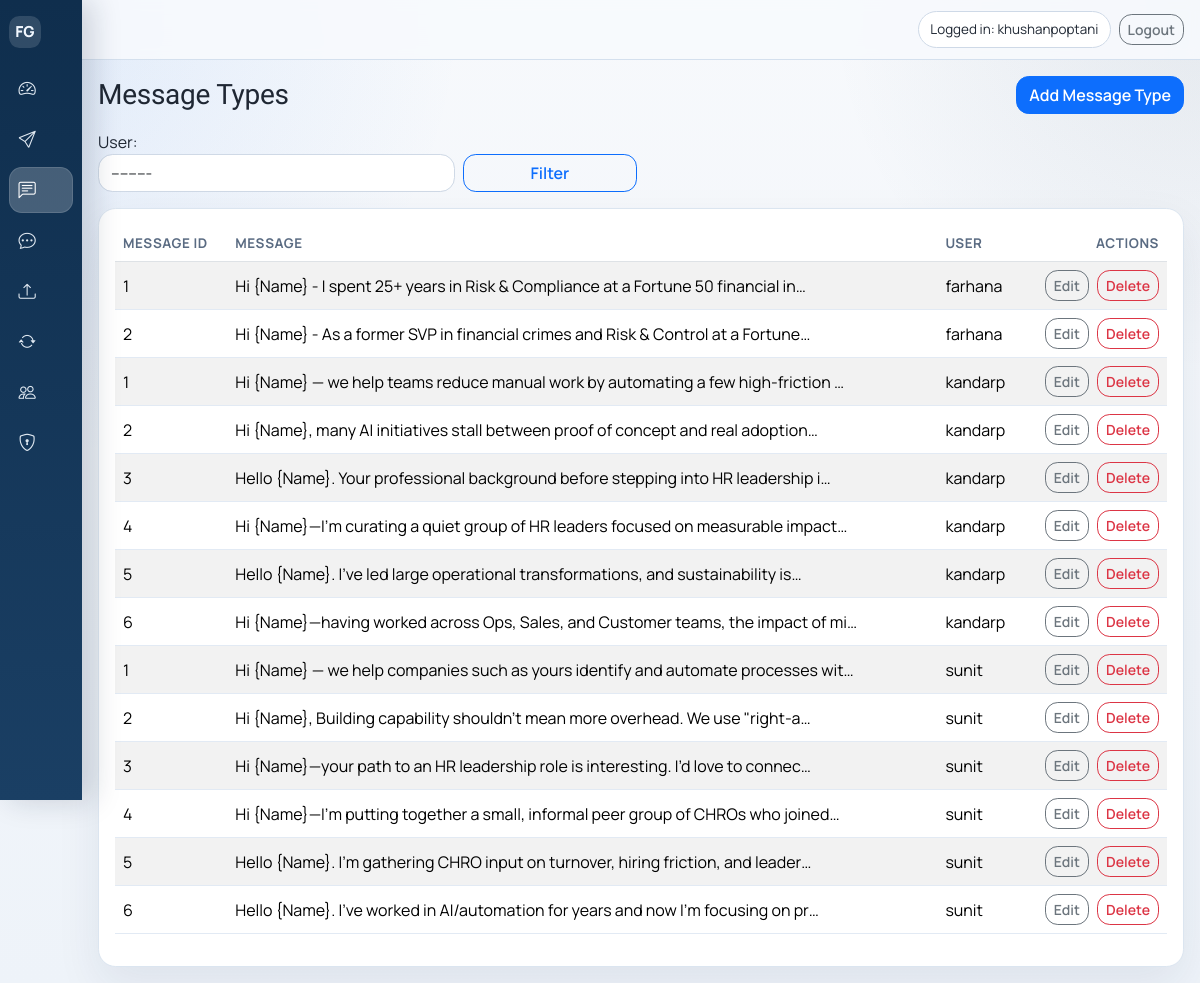
Screenshot of /message-types/ (signed in) with the database file from the repository.
### tracker/models.py (models this page shows, shortened)
class MessageType(models.Model):
    message_id = models.CharField(max_length=100)
    message = models.TextField()
    user = models.ForeignKey(User, on_delete=models.CASCADE, related_name="message_types")
    created_at = models.DateTimeField(auto_now_add=True)
    updated_at = models.DateTimeField(auto_now=True)
    class Meta:
        ordering = ["user__username", "message_id"]
        constraints = [
            models.UniqueConstraint(
                fields=["message_id", "user"],
                name="unique_message_id_per_user",
            )
        ]

### tracker/views.py (the view)
# urls.py: path("message-types/", views.message_type_list, name="message_type_list"),
@login_required
def message_type_list(request):
    user_filter_form = UserFilterForm(request.GET or None)
    message_types = MessageType.objects.select_related("user")
    if user_filter_form.is_valid() and user_filter_form.cleaned_data.get("user"):
        message_types = message_types.filter(user=user_filter_form.cleaned_data["user"])
    return render(
        request,
        "tracker/message_type_list.html",
        {"message_types": message_types, "user_filter_form": user_filter_form},
    )

### tracker/forms.py
class UserFilterForm(BootstrapFormMixin, forms.Form):
    user = forms.ModelChoiceField(queryset=User.objects.filter(is_active=True), required=False)

### templates/tracker/message_type_list.html
{% extends 'base.html' %}
{% block content %}
<div class="d-flex justify-content-between align-items-center flex-wrap gap-2 mb-3">
  <h1 class="h3 mb-0">Message Types</h1>
  <a href="{% url 'message_type_create' %}" class="btn btn-primary">Add Message Type</a>
</div>
<form method="get" class="row g-2 mb-3 align-items-end">
  <div class="col-12 col-md-5 col-lg-4">
    {{ user_filter_form.user.label_tag }}
    {{ user_filter_form.user }}
  </div>
  <div class="col-12 col-md-3 col-lg-2">
    <button type="submit" class="btn btn-outline-primary w-100">Filter</button>
  </div>
</form>
<div class="card dashboard-card">
  <div class="card-body table-responsive">
    <table class="table table-striped align-middle">
      <thead>
        <tr>
          <th>Message ID</th>
          <th>Message</th>
          <th>User</th>
          <th class="text-end">Actions</th>
        </tr>
      </thead>
      <tbody>
        {% for row in message_types %}
          <tr>
            <td>{{ row.message_id }}</td>
            <td>{{ row.message|truncatechars:80 }}</td>
            <td>{{ row.user.username }}</td>
            <td>
              <div class="d-flex justify-content-end flex-wrap gap-2">
                <a href="{% url 'message_type_edit' row.id %}" class="btn btn-sm btn-outline-secondary">Edit</a>
                <a href="{% url 'message_type_delete' row.id %}" class="btn btn-sm btn-outline-danger">Delete</a>
              </div>
            </td>
          </tr>
        {% empty %}
          <tr><td colspan="4" class="text-center text-muted">No message types found.</td></tr>
        {% endfor %}
      </tbody>
    </table>
  </div>
</div>
{% endblock %}

### templates/base.html (shortened to what this page needs)
<!doctype html>
<html lang="en">
<head>
  <link href="https://cdn.jsdelivr.net/npm/bootstrap@5.3.3/dist/css/bootstrap.min.css" rel="stylesheet">
  <link href="https://cdn.jsdelivr.net/npm/bootstrap-icons@1.11.3/font/bootstrap-icons.min.css" rel="stylesheet">
</head>
<body>
  {% if user.is_authenticated %}
    <div class="app-shell">
      <aside class="app-sidebar d-none d-lg-flex flex-column">
        <div class="sidebar-header">
          <a class="brand-mark" href="{% url 'dashboard' %}">
            <span class="brand-dot">FG</span>
          </a>
        </div>
        <nav class="app-nav">
          {% include 'tracker/_nav_links.html' %}
        </nav>
      </aside>
      <div class="app-main">
        <header class="app-topbar">
          <div class="app-topbar-inner">
            <div class="d-flex align-items-center gap-2">
              <span class="auth-pill" title="{{ user.get_full_name|default:user.username }}">Logged in: {{ user.get_full_name|default:user.username }}</span>
              <form method="post" action="{% url 'logout' %}" class="m-0">
                <button type="submit" class="btn btn-outline-secondary btn-sm">Logout</button>
              </form>
            </div>
          </div>
        </header>
        <main class="content-wrap">
          <div class="container-fluid">
  {% else %}
    <main class="public-wrap">
      <div class="container">
  {% endif %}
            {% block content %}{% endblock %}
  {% if user.is_authenticated %}
          </div>
        </main>
      </div>
    </div>
  {% else %}
      </div>
    </main>
  {% endif %}
</body>
</html>

### templates/base.html (style rules this page uses)
:root { --brand-ink: #0f2e4d; --brand-ink-soft: #1a3f64; --brand-card: #ffffff; --brand-text: #1f2733; --brand-border: #dbe5f0; --brand-shadow: 0 18px 45px rgba(21, 42, 73, 0.08); --radius-md: 0.9rem; --radius-lg: 1.1rem; --sidebar-width: 272px; --sidebar-collapsed-width: 82px; }
html, body { min-height: 100%; }
body { margin: 0; color: var(--brand-text); background: radial-gradient(circle at 0% 0%, rgba(31, 115, 233, 0.11), rgba(31, 115, 233, 0) 30%), radial-gradient(circle at 100% 0%, rgba(15, 46, 77, 0.08), rgba(15, 46, 77, 0) 24%), linear-gradient(180deg, #f7f9fc 0%, #eef3f9 100%); font-family: "Manrope", "Avenir Next", "Segoe UI", sans-serif; }
h1, h2, h3, h4, h5, h6 { font-family: "Sora", "Manrope", sans-serif; letter-spacing: -0.01em; }
.dashboard-card { border: 1px solid var(--brand-border); border-radius: var(--radius-lg); box-shadow: var(--brand-shadow); background: var(--brand-card); }
.form-control, .form-select { border-radius: var(--radius-md); border-color: #cfd9e6; }
.btn { border-radius: 0.8rem; font-weight: 600; }
.app-shell { display: flex; min-height: 100vh; width: 100%; }
.app-sidebar { width: var(--sidebar-collapsed-width); background: linear-gradient(180deg, var(--brand-ink) 0%, var(--brand-ink-soft) 100%); color: #f2f8ff; padding: 1rem 0.55rem; position: sticky; top: 0; height: 100vh; overflow-y: auto; box-shadow: 10px 0 30px rgba(14, 36, 61, 0.18); z-index: 1030; transition: width 0.24s ease, padding 0.24s ease; }
.sidebar-header { display: flex; align-items: center; justify-content: center; margin-bottom: 1.15rem; }
.brand-mark { display: flex; align-items: center; gap: 0.65rem; justify-content: center; width: 100%; text-decoration: none; color: #f2f8ff; min-width: 0; }
.brand-dot { width: 2rem; height: 2rem; border-radius: 0.65rem; display: inline-flex; align-items: center; justify-content: center; background: rgba(255, 255, 255, 0.14); font-weight: 800; font-size: 0.95rem; flex-shrink: 0; }
.app-nav { display: flex; flex-direction: column; gap: 0.3rem; }
.app-main { min-width: 0; flex: 1; display: flex; flex-direction: column; }
.app-topbar { position: sticky; top: 0; z-index: 1020; backdrop-filter: blur(6px); background: rgba(247, 250, 253, 0.88); border-bottom: 1px solid rgba(206, 219, 236, 0.85); padding: 0.7rem 1rem; }
.app-topbar-inner { display: flex; align-items: center; justify-content: space-between; gap: 0.8rem; }
.auth-pill { display: inline-flex; align-items: center; gap: 0.35rem; padding: 0.45rem 0.7rem; border-radius: 999px; font-size: 0.84rem; border: 1px solid #ced9e7; background: #fff; white-space: nowrap; max-width: 15.5rem; overflow: hidden; text-overflow: ellipsis; }
.content-wrap { padding: 1rem; }
.content-wrap .container-fluid, .public-wrap .container { padding-left: 0; padding-right: 0; }
.table { --bs-table-bg: transparent; }
.table th { white-space: nowrap; font-size: 0.84rem; text-transform: uppercase; letter-spacing: 0.04em; color: #5a6b82; border-bottom-width: 1px; }
.table td { vertical-align: middle; border-color: #e2eaf4; }

### rows the page displays
MessageType: message_id "1", message "Hi {Name} - I spent 25+ years in Risk & Compliance at a Fortune 50 financial in…", user.username "farhana"
MessageType: message_id "2", message "Hi {Name} - As a former SVP in financial crimes and Risk & Control at a Fortune…", user.username "farhana"
MessageType: message_id "1", message "Hi {Name} — we help teams reduce manual work by automating a few high-friction …", user.username "kandarp"
MessageType: message_id "2", message "Hi {Name}, many AI initiatives stall between proof of concept and real adoption…", user.username "kandarp"
MessageType: message_id "3", message "Hello {Name}. Your professional background before stepping into HR leadership i…", user.username "kandarp"
MessageType: message_id "4", message "Hi {Name}—I’m curating a quiet group of HR leaders focused on measurable impact…", user.username "kandarp"
MessageType: message_id "5", message "Hello {Name}. I’ve led large operational transformations, and sustainability is…", user.username "kandarp"
MessageType: message_id "6", message "Hi {Name}—having worked across Ops, Sales, and Customer teams, the impact of mi…", user.username "kandarp"
MessageType: message_id "1", message "Hi {Name} — we help companies such as yours identify and automate processes wit…", user.username "sunit"
MessageType: message_id "2", message "Hi {Name}, Building capability shouldn't mean more overhead. We use \"right-a…", user.username "sunit"
MessageType: message_id "3", message "Hi {Name}—your path to an HR leadership role is interesting. I’d love to connec…", user.username "sunit"
MessageType: message_id "4", message "Hi {Name}—I’m putting together a small, informal peer group of CHROs who joined…", user.username "sunit"
MessageType: message_id "5", message "Hello {Name}. I’m gathering CHRO input on turnover, hiring friction, and leader…", user.username "sunit"
MessageType: message_id "6", message "Hello {Name}. I’ve worked in AI/automation for years and now I’m focusing on pr…", user.username "sunit"

### other values shown
{{ user.get_full_name|default:user.username }} "khushanpoptani"
{{ user_filter_form.user.label_tag }} "User:"
